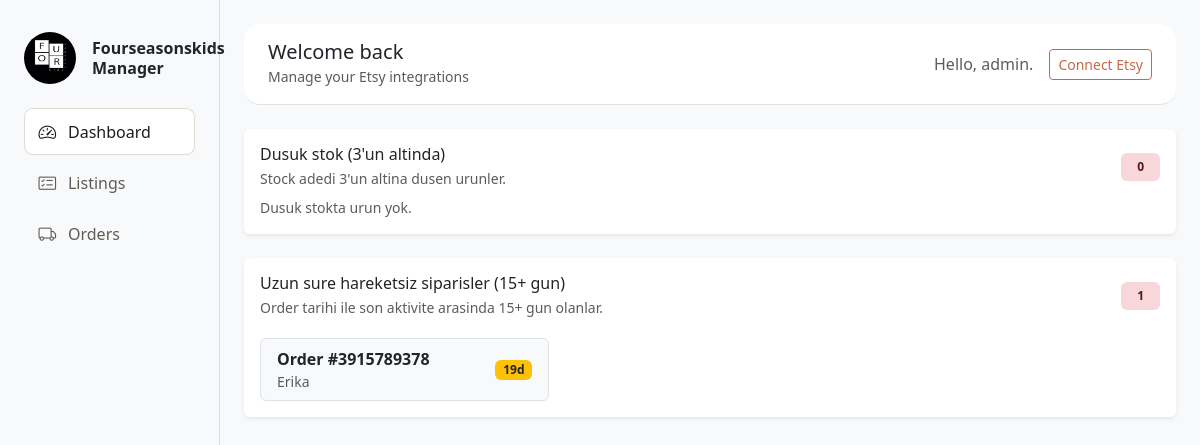
The app's page / (signed in), older data.
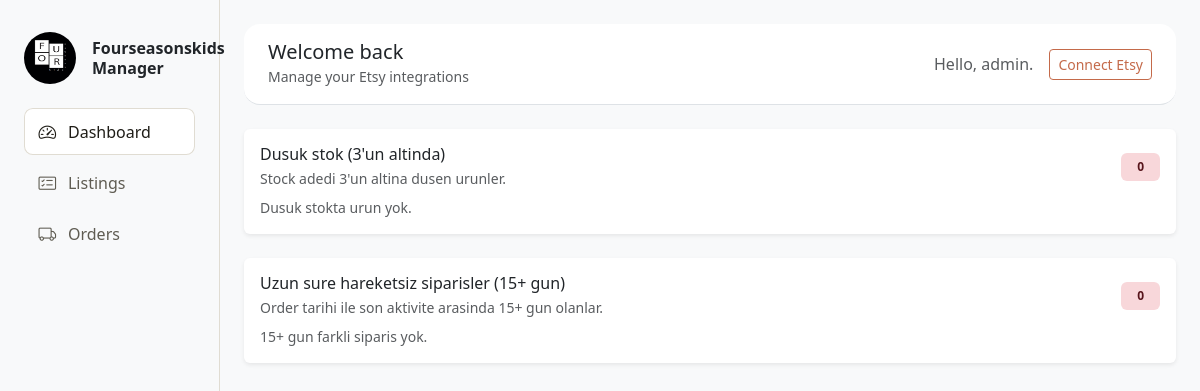
The same page, newer data.
### orders/models.py (models this page shows, shortened)
class Order(models.Model):
    class Status(models.TextChoices):
        RECEIVED = "received", "Received"
        SHIPPED = "shipped", "Shipped"
        IN_TRANSIT = "in_transit", "In transit"
        DELIVERED = "delivered", "Delivered"
        CLOSED = "closed", "Closed"
    etsy_order_id = models.BigIntegerField(unique=True)
    status = models.CharField(max_length=20, choices=Status.choices, default=Status.RECEIVED)
    buyer = models.ForeignKey(Buyer, null=True, blank=True, on_delete=models.SET_NULL)
    buyer_name = models.CharField(max_length=255, blank=True)
    buyer_email = models.EmailField(blank=True)
    total_amount = models.IntegerField(null=True, blank=True)
    currency = models.CharField(max_length=10, blank=True)
    order_created_at = models.DateTimeField(null=True, blank=True)
    shipped_at = models.DateTimeField(null=True, blank=True)
    delivered_at = models.DateTimeField(null=True, blank=True)
    expected_ship_date = models.DateTimeField(null=True, blank=True)
    last_synced_at = models.DateTimeField(null=True, blank=True)
    archived = models.BooleanField(default=False)
    owner = models.ForeignKey(settings.AUTH_USER_MODEL, on_delete=models.CASCADE)

### core/views.py (the view)
# urls.py: path("", DashboardView.as_view(), name="home"),
class DashboardView(LoginRequiredMixin, TemplateView):
    template_name = "dashboard.html"
    def get_context_data(self, **kwargs):
        context = super().get_context_data(**kwargs)
        context["low_stock"] = Listing.objects.filter(
            owner=self.request.user,
            quantity__lt=3,
        ).order_by("quantity", "-id")
        stale_orders = []
        orders = (
            Order.objects.filter(
                owner=self.request.user,
                status__in=[Order.Status.SHIPPED, Order.Status.IN_TRANSIT],
                order_created_at__isnull=False,
                shipment__last_activity_at__isnull=False,
            )
            .select_related("shipment")
            .order_by("-order_created_at")
        )
        for order in orders:
            gap = order.shipment.last_activity_at - order.order_created_at
            if gap >= timedelta(days=15):
                stale_orders.append(
                    {
                        "order": order,
                        "gap_days": gap.days,
                    }
                )
        stale_orders.sort(key=lambda item: item["gap_days"], reverse=True)
        context["stale_orders"] = stale_orders
        return context

### templates/dashboard.html (shortened to what this page needs)
{% extends "layout/base.html" %}
{% block content %}
<header class="topbar d-flex justify-content-between align-items-center px-4 py-3 border-bottom bg-white rounded-4 mb-4">
    <div>
        <h1 class="h5 mb-0">Welcome back</h1>
        <small class="text-muted">Manage your Etsy integrations</small>
    </div>
    <div class="d-flex align-items-center gap-3">
        <span class="text-muted">Hello, {{ user.username }}.</span>
        <a class="btn btn-outline-primary btn-sm" href="/etsy/connect/">Connect Etsy</a>
    </div>
</header>
<div class="card border-0 shadow-sm mb-4">
    <div class="card-body">
        <div class="d-flex align-items-center justify-content-between">
            <div>
                <h2 class="h6 mb-1">Dusuk stok (3'un altinda)</h2>
                <div class="text-muted small">Stock adedi 3'un altina dusen urunler.</div>
            </div>
            <span class="badge bg-danger-subtle text-danger-emphasis px-3 py-2">
                {{ low_stock|length }}
            </span>
        </div>
        {% if low_stock %}
        <div class="row g-3 mt-1">
            {% for l in low_stock %}
            <div class="col-12 col-md-6 col-lg-4">
                <div class="d-flex align-items-center justify-content-between border rounded px-3 py-2 bg-light">
                    <div class="text-truncate me-2">
                        {% if l.url %}
                        <a href="{{ l.url }}" target="_blank" class="text-decoration-none text-dark">
                            {{ l.title|default:"(No title)" }}
                        </a>
                        {% else %}
                        {{ l.title|default:"(No title)" }}
                        {% endif %}
                    </div>
                    <span class="badge bg-warning text-dark">
                        {{ l.quantity|default:"-" }}
                    </span>
                </div>
            </div>
            {% endfor %}
        </div>
        {% else %}
        <div class="text-muted small mt-2">Dusuk stokta urun yok.</div>
        {% endif %}
    </div>
</div>
<div class="card border-0 shadow-sm mb-4">
    <div class="card-body">
        <div class="d-flex align-items-center justify-content-between">
            <div>
                <h2 class="h6 mb-1">Uzun sure hareketsiz siparisler (15+ gun)</h2>
                <div class="text-muted small">Order tarihi ile son aktivite arasinda 15+ gun olanlar.</div>
            </div>
            <span class="badge bg-danger-subtle text-danger-emphasis px-3 py-2">
                {{ stale_orders|length }}
            </span>
        </div>
        {% if stale_orders %}
        <div class="row g-3 mt-1">
            {% for item in stale_orders %}
            <div class="col-12 col-md-6 col-lg-4">
                <a class="d-flex align-items-center justify-content-between border rounded px-3 py-2 bg-light text-decoration-none text-dark"
                    href="{% url 'orders_home' %}#order-{{ item.order.id }}">
                    <div class="text-truncate me-2">
                        <span class="fw-semibold">Order #{{ item.order.etsy_order_id }}</span>
                        <div class="text-muted small">{{ item.order.buyer_name|default:"(No buyer)" }}</div>
                    </div>
                    <span class="badge bg-warning text-dark">
                        {{ item.gap_days }}d
                    </span>
                </a>
            </div>
            {% endfor %}
        </div>
        {% else %}
        <div class="text-muted small mt-2">15+ gun farkli siparis yok.</div>
        {% endif %}
    </div>
</div>
{% endblock %}

### templates/layout/base.html (shortened to what this page needs)
{% load static %}
<!doctype html>
<html lang="tr">
<head>
    <link href="https://cdn.jsdelivr.net/npm/bootstrap@5.3.3/dist/css/bootstrap.min.css" rel="stylesheet">
    <link href="https://cdn.jsdelivr.net/npm/bootstrap-icons@1.11.3/font/bootstrap-icons.css" rel="stylesheet">
    <link href="{% static 'css/base.css' %}" rel="stylesheet">
    <link href="{% static 'css/base.css' %}" rel="stylesheet">
    <link href="{% static 'css/dashboard.css' %}" rel="stylesheet">
</head>
<body class="bg-light">
    <div class="app-shell d-flex">
        <aside class="sidebar d-flex flex-column">
            <a class="brand d-flex align-items-center gap-3 text-decoration-none" href="/">
                <img src="{% static 'logo/logo.png' %}" alt="Site logo" width="52" height="52" class="rounded-circle">
                <span class="d-flex flex-column lh-sm text-dark">
                    <span class="fw-semibold">Fourseasonskids</span>
                    <span class="fw-semibold">Manager</span>
                </span>
            </a>
            <nav class="sidebar-nav mt-4">
                <a href="/" class="sidebar-link {% if request.path == '/' %}active{% endif %}">
                    <i class="bi bi-speedometer2 icon"></i>
                    Dashboard
                </a>
                <a href="/listings/"
                    class="sidebar-link {% if request.path|slice:':9' == '/listings' %}active{% endif %}">
                    <i class="bi bi-card-checklist icon"></i>
                    Listings
                </a>
                <a href="/orders/" class="sidebar-link {% if request.path|slice:':7' == '/orders' %}active{% endif %}">
                    <i class="bi bi-truck icon"></i>
                    Orders
                </a>
            </nav>
        </aside>
        <div class="content flex-grow-1 d-flex flex-column">
            <main class="flex-grow-1 p-4">
                {% block content %}{% endblock %}
            </main>
        </div>
    </div>
</body>
</html>

### static/css/base.css (style rules this page uses)
:root { --color-primary: #c46a4a; --color-primary-hover: #b45c3f; --color-primary-soft: #f3e4df; --color-bg: #ffffff; --color-muted: #e6dfd2; --color-text: #1f1d17; --color-success: #7fa99b; --color-warning: #c46a4a; --step-active: var(--color-primary); --step-inactive: #e6dfd2; --step-line: #e6dfd2; }
.btn-outline-primary { color: var(--color-primary); border-color: var(--color-primary); background-color: transparent; }
a { color: var(--color-primary); }

### static/css/dashboard.css (style rules this page uses)
body { min-height: 100vh; background: red !important; overflow-x: hidden; }
.app-shell { min-height: 100vh; width: 100%; overflow-x: hidden; }
.sidebar { width: 220px; border-right: 1px solid #e0dcd2; padding: 2rem 1.5rem; }
.brand img { flex-shrink: 0; }
.sidebar-nav { display: flex; flex-direction: column; gap: 0.25rem; }
.sidebar-link { display: flex; align-items: center; gap: 0.75rem; padding: 0.65rem 0.9rem; border-radius: 0.55rem; text-decoration: none; color: #5f5c52; font-weight: 500; }
.sidebar-link .icon { font-size: 1.1rem; }
.sidebar-link:hover, .sidebar-link.active { background: #fff; color: #1f1d17; box-shadow: inset 0 0 0 1px #e0dcd2; }
.content { min-width: 0; }
main { overflow-x: hidden; }
.topbar { min-height: 76px; }

Row changes from the older to the newer data that the page shows:
no longer on this page (row edited): Order: order.etsy_order_id "3915789378", order.buyer_name "Erika", gap_days "19"
Text that changed along with them:
{{ stale_orders|length }}: "1" → "0"
text now shown: "15+ gun farkli siparis yok."
